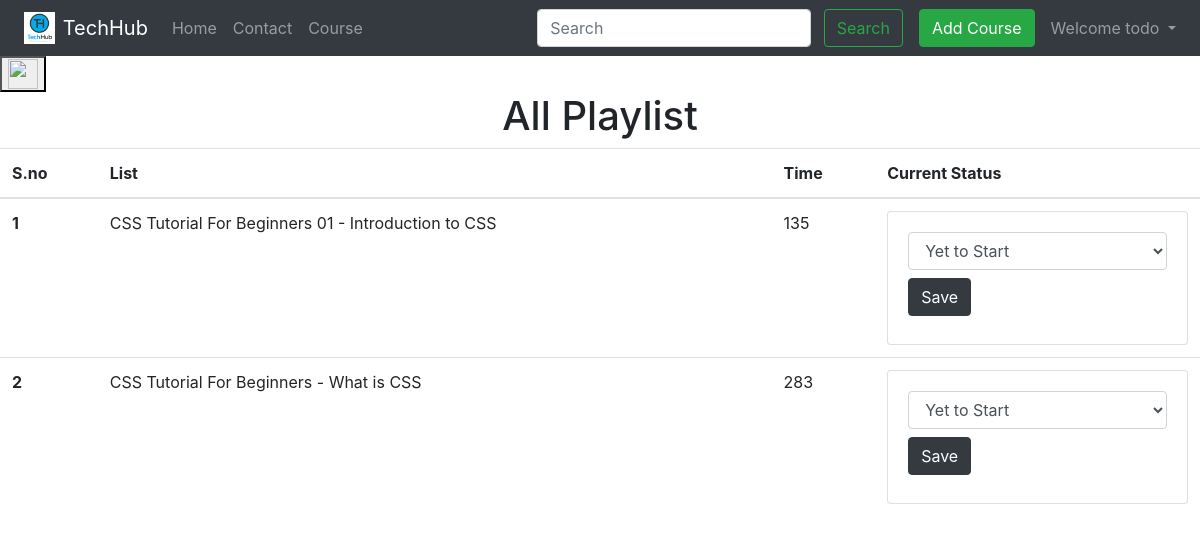
Page /listing/138/ (signed in) on the committed database.
### course_video/models.py (models this page shows, shortened)
class PlaylistItem(models.Model):
    playlist_id = models.UUIDField(
     primary_key = True,
     default = uuid.uuid4,
     editable = False),
    list_item = models.CharField(max_length=150)
    time = models.IntegerField(null=True, blank=True)
    link = models.URLField(max_length=200, blank='true')
    author = models.ForeignKey(User, on_delete=models.CASCADE, null='true')
    status = models.CharField(max_length=50)
    playlist_title = models.CharField(max_length=100)

### course_video/views.py (the view)
# urls.py: path("listing", listing, name="listing"),
@login_required(login_url="login")
def listing(request, id):
    status_data = ["Yet to Start", "In Progress", "On Hold", "Completed"]
    course_list = Course.objects.get(id=id)
    list_item = PlaylistItem.objects.filter(playlist_title=course_list.title)
    request.session['id'] = id
    course_info = {
        "videoDetail": list_item,
        "id": id,
        "overall": status_data
    }
    return render(request, "List.html", course_info)

### templates/List.html (shortened to what this page needs)
{% extends 'base.html' %}
{% block body %}
    <button onclick="history.back()"><img src="https://cdn-icons-png.flaticon.com/512/3114/3114883.png " alt="" title="" class="img-small" width="30" height="30"></button>
    <center class="mx-2"><h1>All Playlist</h1></center>
    <table class="table">
      <thead>
        <tr>
          <th scope="col">S.no</th>
          <th scope="col">List</th>
          <th scope="col">Time</th>
          <th scope="col">Current Status</th>
        </tr>
      </thead>
      <tbody>
        {% for dict in videoDetail %}
        <tr>
          <th scope="row">{{forloop.counter}}</th>
          <td><a target="_blank" style="color: inherit;" href={{dict.link}}>{{ dict.list_item }}</a></td>
          <td>{{dict.time}}</td>
          <td>
            <div class="card">
              <div class="card-body">
                <form action="{% url 'getstatus' dict.id %}" method="post">
                  <select name="choice" class="form-control">
                    {% if dict.status == "Yet to Start" %}
                    <option value="Yet to Start" selected>Yet to Start</option>
                    {% else %}
                    <option value="Yet to Start">Yet to Start</option>
                    {% endif %}
                  </select>
                        <button type="submit" class="btn btn-dark my-2">Save</button>
                    </form>
                  </div>
                  </div>
                </td>
              </tr>
              {% endfor %}
            </tbody>
    </table>
{% endblock %}

### templates/base.html (shortened to what this page needs)
<!doctype html>
<html lang="en">
  <head>
    <link rel="stylesheet" href="https://stackpath.bootstrapcdn.com/bootstrap/4.5.2/css/bootstrap.min.css">
  </head>
  <body>
    <nav class="navbar navbar-expand-lg navbar-dark bg-dark">
      <a href="#" class="pull-left mx-2"><img style="height:32px;"></a>
        <a class="navbar-brand" href="/">TechHub</a>
        <div class="collapse navbar-collapse" id="navbarSupportedContent">
          <ul class="navbar-nav mr-auto">
            <li class="nav-item {% block homeactive %}  {% endblock homeactive %}">
              <a class="nav-link" href="/">Home <span class="sr-only">(current)</span></a>
            </li>
            {% if user.is_authenticated %}
            <li class="nav-item {% block contactactive %}  {% endblock contactactive %} ">
              <a class="nav-link" href="/contact">Contact</a>
            </li>
            <li class="nav-item {% block blogactive %}  {% endblock blogactive %} ">
              <a class="nav-link" href="/course">Course</a>
            </li>
            {% endif %}
          </ul>
          <div class="ml-auto form-inline">
          <form method="get" action="/search" class=" my-2 my-lg-0 mx-3">
            <input class="form-control mr-sm-2" type="search" placeholder="Search" aria-label="Search" name="query" id="query">
            <button class="btn btn-outline-success my-2 my-sm-0 " type="submit">Search</button>
          </form>
{% if user.is_authenticated %}
<ul class="navbar-nav ml-auto form-inline">
  <button type="button" class="btn btn-success mr-2" data-toggle="modal" data-target="#courseModal">
    Add Course
  </button>
<li class="nav-item dropdown">
  <a class="nav-link dropdown-toggle" href="#" role="button" data-toggle="dropdown" aria-expanded="false">
   Welcome {{request.user}}
  </a>
</li>
</ul>
{% else %}
<a href="login" role="button" target="_blank" class="btn btn-outline-success m-2 my-sm-0"> Login </a>
<a href="signup" role="button" target="_blank" class="btn btn-outline-success m-2 my-sm-0"> Signup </a>
{% endif %}
</div>
        </div>
      </nav>
      {% block body %}
       {% endblock body %}
  </body>
</html>

### rows in the picture
PlaylistItem: list_item "CSS Tutorial For Beginners 01 - Introduction to CSS", time "135", choice "Yet to Start"
PlaylistItem: list_item "CSS Tutorial For Beginners - What is CSS", time "283", choice "Yet to Start"

### other values in the picture
{{ request.user }} "todo"
